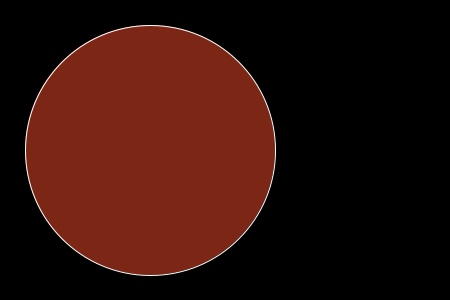
Frame 1 (no input)
Frame 60 (the mouse pressed at the canvas centre just before this capture): identical to frame 1, image omitted
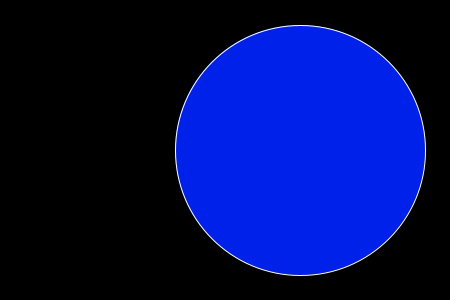
Frame 120 (the mouse held since frame 60 and released just before this capture)

The Processing sketch that drew these frames (run headless with seeded random() and noise(); from frame 60 on, the mouse is pressed at the canvas centre):

// Processing sketch: sketch_240322d
// ── sketch_240322d.pde
void setup() {
  size(450, 300);
}

void draw() {
  background(0);
  if(mouseX < 200){
    fill(#7C2615);
    stroke(255);
    ellipse(150, 150, 250, 250);
  }
  if(mouseX > 100){
    fill(#0021EA);
    stroke(255);
    ellipse(300, 150, 250, 250);
    }

  println("mouseX=", mouseY, "mouseY=", mouseX);
 
}
